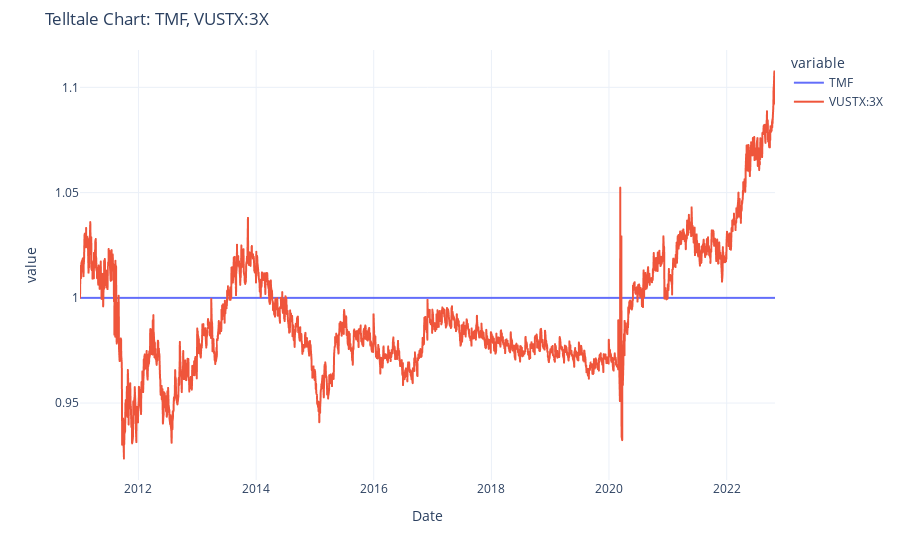

Notebook cell for this chart:
### Markdown cell above
#### Patch up TMF / VUSTX
TMF's proxy TLT only goes back to 2002, so we use VUSTX before that.  It's not an exact proxy, but better than nothing.  ¯\_(ツ)_/¯

### Code cell
_, factor, exp, _, start = FUNDS['TMF']
sim_vustx = plotbest(prices.loc[start:, 'TMF'].dropna(), prices['VUSTX'].dropna(), factor, exp);

### Figure 1 — Plotly figure (JSON) as saved in the notebook; plotly's stock layout.template omitted (floating-point values rounded to 4 significant figures; data arrays with more than 128 entries replaced by an {"elided": "..."} marker saying what was removed)
{"data": [{"hovertemplate": "variable=TMF<br>Date=%{x}<br>value=%{y}<extra></extra>", "legendgroup": "TMF", "line": {"color": "#636efa", "dash": "solid"}, "marker": {"symbol": "circle"}, "mode": "lines", "name": "TMF", "showlegend": true, "type": "scattergl", "x": {"elided": "2977 str values"}, "xaxis": "x", "y": {"elided": "2977 int values"}, "yaxis": "y"}, {"hovertemplate": "variable=VUSTX:3X<br>Date=%{x}<br>value=%{y}<extra></extra>", "legendgroup": "VUSTX:3X", "line": {"color": "#EF553B", "dash": "solid"}, "marker": {"symbol": "circle"}, "mode": "lines", "name": "VUSTX:3X", "showlegend": true, "type": "scattergl", "x": {"elided": "2977 str values"}, "xaxis": "x", "y": {"elided": "2977 float values"}, "yaxis": "y"}], "layout": {"legend": {"title": {"text": "variable"}, "tracegroupgap": 0}, "margin": {"t": 50}, "title": {"text": "Telltale Chart: TMF, VUSTX:3X"}, "xaxis": {"anchor": "y", "domain": [0, 1], "title": {"text": "Date"}}, "yaxis": {"anchor": "x", "domain": [0, 1], "title": {"text": "value"}}}}
